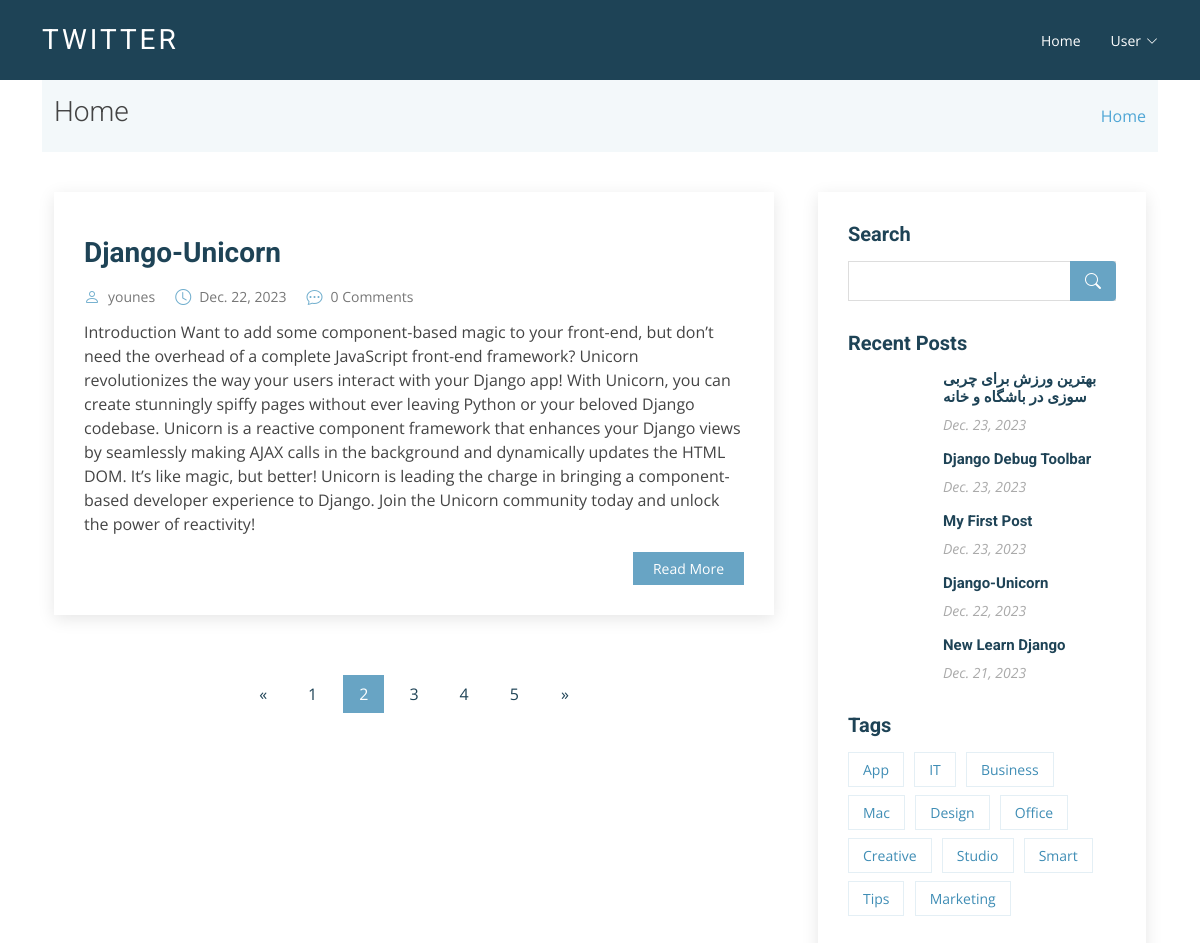
Screenshot of /?page=2 with the database file from the repository.
### twitter/models.py (models this page shows, shortened)
class Post(models.Model):
    title = models.CharField(max_length=255)
    excerpt = models.TextField()
    body = models.TextField()
    author = models .ForeignKey(
        'accounts.CustomUser', on_delete=models.CASCADE)
    date = models.DateField(default=date.today)
    photo = models.ImageField(upload_to='photo/%Y/%m/%d')

### accounts/models.py (models this page shows)
class CustomUser(AbstractUser):
    age = models.PositiveIntegerField(null=True, blank=True)
    photo = models.ImageField(
        upload_to='photo/profile/%Y/%m/%d/', default='null')
    about = models.CharField(max_length=255, default='null')

### twitter/views.py (the view)
# urls.py: path('', HomeView.as_view(), name='home'),
class HomeView(ListView):
    template_name = 'twitter/index.html'
    paginate_by = 1
    def get(self, request):
        posts = Post.objects.all()
        paginator = Paginator(posts, self.paginate_by)
        page_number = request.GET.get('page')
        page_obj = paginator.get_page(page_number)
        context = {
            'post_list': page_obj
        }
        return render(request, self.template_name, context)

### twitter/context_processors.py (called while the page is built)
def recent_posts(request):
    recent_posts = Post.objects.order_by('-date')[:5]
    return {'recent_posts': recent_posts}

### templates/twitter/index.html (shortened to what this page needs)
{% extends 'basic.html' %}
{% load static %}
{% block content %}
  <section class="breadcrumbs">
    <div class="container">
      <div class="d-flex justify-content-between align-items-center">
        <h2>Home</h2>
        <ol>
          <li>
            <a href="{% url 'home' %}">Home</a>
          </li>
        </ol>
      </div>
    </div>
  </section>
  <section id="blog" class="blog">
    <div class="container" data-aos="fade-up">
      <div class="row">
        <div class="col-lg-8 entries">
          {% if post_list %}
            {% for post in post_list %}
              <article class="entry">
                <div class="entry-img">
                </div>
                <h2 class="entry-title"><a href="{% url 'post_detail' post.pk %}">{{ post.title }}</a></h2>
                <div class="entry-meta">
                  <ul>
                    <li class="d-flex align-items-center">
                      <i class="bi bi-person"></i> <a href="{% url 'post_detail' post.pk %}">{{ post.author }}</a>
                    </li>
                    <li class="d-flex align-items-center">
                      <i class="bi bi-clock"></i> <a href="{% url 'post_detail' post.pk %}"><time datetime="2020-01-01">{{ post.date }}</time></a>
                    </li>
                    <li class="d-flex align-items-center">
                      <i class="bi bi-chat-dots"></i> <a href="{% url 'post_detail' post.pk %}">{{ post.comment_set.count }} Comments</a>
                    </li>
                  </ul>
                </div>
                <div class="entry-content">
                  <p>{{ post.excerpt }}</p>
                  <div class="read-more">
                    <a href="{% url 'post_detail' post.pk %}">Read More</a>
                  </div>
                </div>
              </article>
            {% endfor %}
          {% else %}
            <h2>No Post Is Avalable!!!</h2>
          {% endif %}
          {% if post_list.has_other_pages %}
            <div class="blog-pagination">
              <ul class="justify-content-center">
                {% if post_list.has_previous %}
                  <li class="page-item">
                    <a href="?page={{ post_list.previous_page_number }}">&laquo</a>
                  </li>
                {% else %}
                  <li class="page-item disabled">
                    <a class="page-link">&laquo</a>
                  </li>
                {% endif %}
                {% for i in post_list.paginator.page_range %}
                  {% if post_list.number == i %}
                    <li class="page_item active">
                      <a class="page-link">{{ i }}</a>
                    </li>
                  {% else %}
                    <li class="page-item">
                      <a href="?page={{ i }}" class="page-link">{{ i }}</a>
                    </li>
                  {% endif %}
                {% endfor %}
                {% if post_list.has_next %}
                  <li class="page-item">
                    <a href="?page={{ post_list.next_page_number }}">&raquo</a>
                  </li>
                {% else %}
                  <li class="page-item disabled">
                    <a class="page-link">&raquo</a>
                  </li>
                {% endif %}
              </ul>
            </div>
          {% endif %}
        </div>
        <div class="col-lg-4">
          {% block siderbar %}
            {% include 'twitter/sidebar.html' %}
          {% endblock %}
        </div>
      </div>
    </div>
  </section>
{% endblock %}

### templates/twitter/sidebar.html (shortened to what this page needs)
{% load static %}
<div class="sidebar">
  <h3 class="sidebar-title">Search</h3>
  <div class="sidebar-item search-form">
    <form action="">
      <input type="text" />
      <button type="submit"><i class="bi bi-search"></i></button>
    </form>
  </div>
  <h3 class="sidebar-title">Recent Posts</h3>
  {% if recent_posts %}
        <div class="sidebar-item recent-posts">
            {% for post in recent_posts %}
                <div class="post-item clearfix">
                    <h4><a href="{% url 'post_detail' post.pk %}">{{ post.title }}</a></h4>
                    <time datetime="2020-01-01">{{ post.date}}</time>
                </div>
            {% endfor %}
        </div>
    {% else %}
      <p>No Twitt is available!</p>
    {% endif %}
  <h3 class="sidebar-title">Tags</h3>
  <div class="sidebar-item tags">
    <ul>
      <li>
        <a href="#">App</a>
      </li>
      <li>
        <a href="#">IT</a>
      </li>
      <li>
        <a href="#">Business</a>
      </li>
      <li>
        <a href="#">Mac</a>
      </li>
      <li>
        <a href="#">Design</a>
      </li>
      <li>
        <a href="#">Office</a>
      </li>
      <li>
        <a href="#">Creative</a>
      </li>
      <li>
        <a href="#">Studio</a>
      </li>
      <li>
        <a href="#">Smart</a>
      </li>
      <li>
        <a href="#">Tips</a>
      </li>
      <li>
        <a href="#">Marketing</a>
      </li>
    </ul>
  </div>
</div>

### static/assets/css/style.css (style rules this page uses)
body { font-family: "Open Sans", sans-serif; color: #444; }
a { color: #4fa6d5; text-decoration: none; }
h1, h2, h3, h4, h5, h6, .font-primary { font-family: "Roboto", sans-serif; }
section { padding: 60px 0; }
.breadcrumbs { padding: 15px 0; background-color: #f3f8fa; min-height: 40px; }
.breadcrumbs h2 { font-size: 28px; font-weight: 300; }
.breadcrumbs ol { display: flex; flex-wrap: wrap; list-style: none; padding: 0; margin: 0; }
.blog { padding: 40px 0 20px 0; }
.blog .entry { padding: 30px; margin-bottom: 60px; box-shadow: 0 4px 16px rgba(0, 0, 0, 0.1); }
.blog .entry .entry-img { max-height: 440px; margin: -30px -30px 20px -30px; overflow: hidden; }
.blog .entry .entry-title { font-size: 28px; font-weight: bold; padding: 0; margin: 0 0 20px 0; }
.blog .entry .entry-title a { color: #1e4356; transition: 0.3s; }
.blog .entry .entry-meta { margin-bottom: 15px; color: #72afce; }
.blog .entry .entry-meta ul { display: flex; flex-wrap: wrap; list-style: none; align-items: center; padding: 0; margin: 0; }
.blog .entry .entry-meta ul li+li { padding-left: 20px; }
.blog .entry .entry-meta i { font-size: 16px; margin-right: 8px; line-height: 0; }
.blog .entry .entry-meta a { color: #777777; font-size: 14px; display: inline-block; line-height: 1; }
.blog .entry .entry-content p { line-height: 24px; }
.blog .entry .entry-content .read-more { -moz-text-align-last: right; text-align-last: right; }
.blog .entry .entry-content .read-more a { display: inline-block; background: #68A4C4; color: #fff; padding: 6px 20px; transition: 0.3s; font-size: 14px; }
.blog .blog-pagination { color: #387ea2; }
.blog .blog-pagination ul { display: flex; padding: 0; margin: 0; list-style: none; }
.blog .blog-pagination li { margin: 0 5px; transition: 0.3s; }
.blog .blog-pagination li a { color: #1e4356; padding: 7px 16px; display: flex; align-items: center; justify-content: center; }
.blog .blog-pagination li.active, .blog .blog-pagination li:hover { background: #68A4C4; }
.blog .blog-pagination li.active a, .blog .blog-pagination li:hover a { color: #fff; }
.blog .sidebar { padding: 30px; margin: 0 0 60px 20px; box-shadow: 0 4px 16px rgba(0, 0, 0, 0.1); }
.blog .sidebar .sidebar-title { font-size: 20px; font-weight: 700; padding: 0 0 0 0; margin: 0 0 15px 0; color: #1e4356; position: relative; }
.blog .sidebar .sidebar-item { margin-bottom: 30px; }
.blog .sidebar .search-form form { background: #fff; border: 1px solid #ddd; padding: 3px 10px; position: relative; }
.blog .sidebar .search-form form input[type=text] { border: 0; padding: 4px; border-radius: 4px; width: calc(100% - 40px); }
.blog .sidebar .search-form form button { position: absolute; top: 0; right: 0; bottom: 0; border: 0; background: none; font-size: 16px; padding: 0 15px; margin: -1px; background: #68A4C4; color: #fff; transition: 0.3s; border-radius: 0 4px 4px 0; line-height: 0; }
.blog .sidebar .search-form form button i { line-height: 0; }
.blog .sidebar .recent-posts .post-item+.post-item { margin-top: 15px; }
.blog .sidebar .recent-posts h4 { font-size: 15px; margin-left: 95px; font-weight: bold; }
.blog .sidebar .recent-posts h4 a { color: #1e4356; transition: 0.3s; }
.blog .sidebar .recent-posts time { display: block; margin-left: 95px; font-style: italic; font-size: 14px; color: #aaaaaa; }
.blog .sidebar .tags { margin-bottom: -10px; }
.blog .sidebar .tags ul { list-style: none; padding: 0; }
.blog .sidebar .tags ul li { display: inline-block; }
.blog .sidebar .tags ul a { color: #3f8db5; font-size: 14px; padding: 6px 14px; margin: 0 6px 8px 0; border: 1px solid #e4eff5; display: inline-block; transition: 0.3s; }

### rows the page displays
Post: title "Django-Unicorn", author "younes", date "Dec. 22, 2023", comment_set.count "0", excerpt "Introduction Want to add some component-based magic to your front-end, but don’t need the overhead of a complete JavaScript front-end framework? Unicorn revolutionizes the way your users interact with your Django app! With Unicorn, you can create stunningly spiffy pages without ever leaving Python or your beloved Django codebase. Unicorn is a reactive component framework that enhances your Django views by seamlessly making AJAX calls in the background and dynamically updates the HTML DOM. It’s like magic, but better! Unicorn is leading the charge in bringing a component-based developer experience to Django. Join the Unicorn community today and unlock the power of reactivity!"
Post: title "بهترین ورزش برای چربی سوزی در باشگاه و خانه", date "Dec. 23, 2023"
Post: title "Django Debug Toolbar", date "Dec. 23, 2023"
Post: title "My First Post", date "Dec. 23, 2023"
Post: title "New Learn Django", date "Dec. 21, 2023"

### other values shown
{{ i }} "1" "3" "4" "5"
{{ i }} "2"
